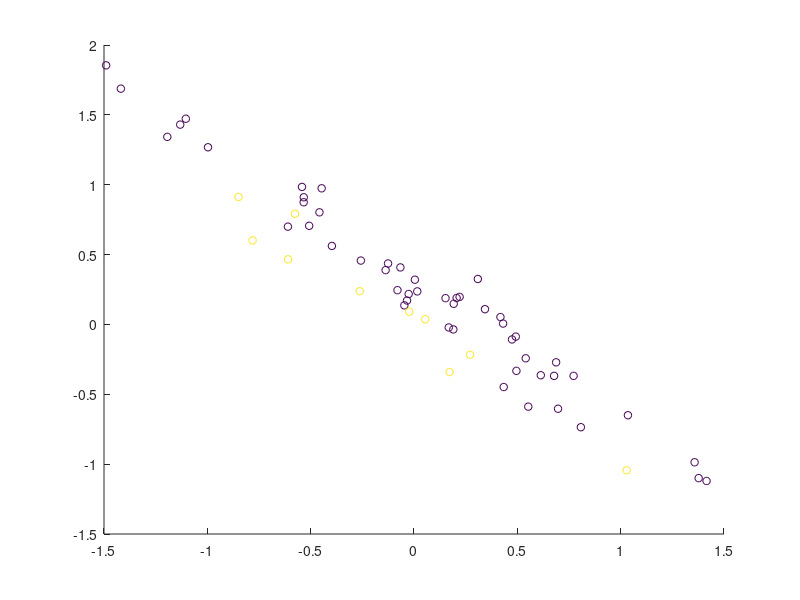

MATLAB code to generate this figure: (Note: this script raises an error after producing the figure.)
% This script is a demo showing some simple decoding on simulated toy data.
% The toy data are simple matlab matrices and no "real" fMRI or EEG data.

fpath = fileparts(fileparts(mfilename('fullpath')));
addpath(fpath)

clear variables
dbstop if error % if something goes wrong

res_fig = figure;

%% Set the output directory where data will be saved
% cfg.results.dir = % e.g. 'toyresults'
cfg.results.write = 0; % no results are written to disk

cfg.decoding.method = 'classification';

%% generate some toy data
% define number of "runs" and center means
nruns = 10; % lets simulate we have n runs
set2.mean = [0 0];
set1.mean = [.2 .2]; % should have the same dim as set1, otherwise it wont work (and would not make sense, either)

set1.fact = 5
set2.fact = 1

l1 = -1;
l2 = 1;

% data on two shifted lines
labels = [l1 * ones(set1.fact, 1); l2 * ones(set2.fact, 1)];
labels = repmat(labels, nruns, 1);

% set generate point clouds
noise_covariance = .1; % 0: all along one line
signal_covariance = 1; % 0: all on one spot
r = pi/4; % rotation from 0 .. 2pi

%% generate data
clear data data1 data2
data1(:,1) = [set1.mean(1) + randn(set1.fact * nruns, 1) * noise_covariance];
data1(:,2) = [set1.mean(2) + randn(set1.fact * nruns, 1) * signal_covariance];
data(labels == l1, :) = data1;

data2(:,1) = [set2.mean(1) + randn(set2.fact * nruns, 1) * noise_covariance];
data2(:,2) = [set2.mean(2) + randn(set2.fact * nruns, 1) * signal_covariance];
data(labels == l2, :) = data2;

% scatter(data(:, 1), data(:,2), 20, labels+2)
% xlim([-1 3])

%% rotate data
data = data * [cos(r) sin(r); -sin(r) cos(r)];
% hold all
% scatter(data(:, 1), data(:,2), 20, labels)

%% add data description
% save labels
cfg.files.label = labels;

% save run number
cfg.files.chunk = [];
for ri = 1:nruns
    curr_run = ri * ones(set1.fact + set2.fact ,1);
    cfg.files.chunk = [cfg.files.chunk; curr_run];
end

all_chunks = unique(cfg.files.chunk);
all_labels = unique(cfg.files.label);

% save a description
ct = zeros(length(all_labels),length(all_chunks));
for ifile = 1:length(cfg.files.label)
    curr_label = cfg.files.label(ifile);
    curr_chunk = cfg.files.chunk(ifile);
    f1 = all_labels==curr_label; f2 = all_chunks==curr_chunk;
    ct(f1,f2) = ct(f1,f2)+1;
    cfg.files.name(ifile) = {sprintf('class%i_run%i_%i', curr_label, curr_chunk, ct(f1,f2))};
end

% add an empty mask
cfg.files.mask = '';

%% plot the data (if 2d)
if size(data, 2) == 2
    figure(res_fig);
    scatter(data(:, 1), data(:, 2), 30, cfg.files.label + min(cfg.files.label));
end

%% Prepare data for passing
passed_data.data = data;
passed_data.mask_index = 1:size(data, 2); % use all voxels
passed_data.files = cfg.files;
passed_data.hdr = ''; % we don't need a header, because we don't write img-files as output (but mat-files)
passed_data.dim = [length(set1.mean), 1, 1]; % add dimension information of the original data
% passed_data.voxelsize = [1 1 1];


%% Add defaults for the remaining parameters that we did not specify
cfg = decoding_defaults(cfg);

% Set the analysis that should be performed (here we only want to do 1
% decoding)
cfg.analysis = 'wholebrain';
cfg.results.output = {'accuracy', 'model_parameters'}; % add if you want to see the model

%% Nothing needs to be changed below for a standard leave-one-run out cross validation analysis.
% Create a leave-one-run-out cross validation design:
cfg.design = make_design_cv(cfg); 
display_design(cfg);

%% Decoding Parameters

% default: -s 0 -t 0 -c 1 -b 0 -q

% if we use weights, these must be inverse to the amount of data
% e.g., if we use 5 times as much examples for class 1, we need
%   -w-1 1 -w1 5
% so in the example here, we just use .fact of the other set

legstr = {'data'}; % caption for legend

for use_correct_weights = 0:1
    if use_correct_weights
        display('Using correct (balanced) weights')
        weight_str = ['-w-1 ' num2str(set2.fact) ' -w1 ' num2str(set1.fact)];
    else
        display('Using equal weights')
        weight_str = ['-w-1 1 -w1 1'];
    end


    cfg.decoding.train.classification.model_parameters = ['-s 0 -t 0 -c 1000 -b 0 ' weight_str  ' -q'];
    disp(['cfg.decoding.train.classification.model_parameters = ' cfg.decoding.train.classification.model_parameters])
    cfg.design.unbalanced_data = 'ok';
    disp(['cfg.design.unbalanced_data = ' cfg.design.unbalanced_data]);

    %% Run decoding
    [results, cfg] = decoding(cfg, passed_data);

    %% Print decision boundary in figure
    if isfield(results, 'model_parameters')
        figure(res_fig)
        svm_model = results.model_parameters.output(1).model(1); % get the model of the first SVM
        [X, Y] = meshgrid(min(data(:)):.11:max(data(:)));
        Z = X;
        [predicted, acc, decision_values] = svmpredict(zeros(size(X(:))),[X(:), Y(:)],svm_model,cfg.decoding.test.classification.model_parameters);
        Z(:) = decision_values;
        
        if use_correct_weights
            linespec = '-';
        else
            linespec = ':';
        end
        
        hold on
        contour(X,Y,Z, -1:1, linespec);
        hold off
    end
    legstr(end+1) = {[linespec ' ' weight_str]};
    legend(legstr)
end
